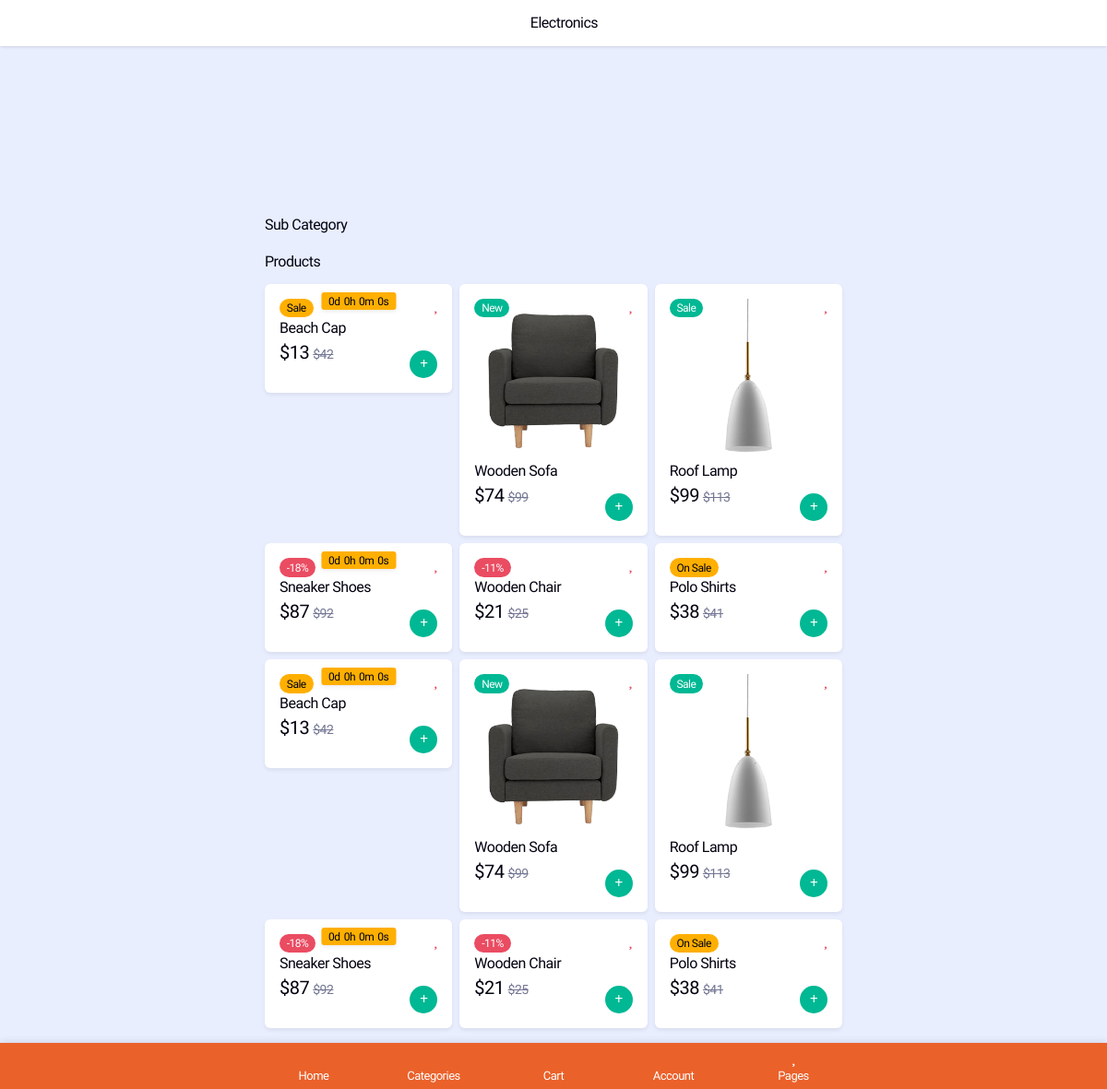
Before: /category/6/ with the older database file.
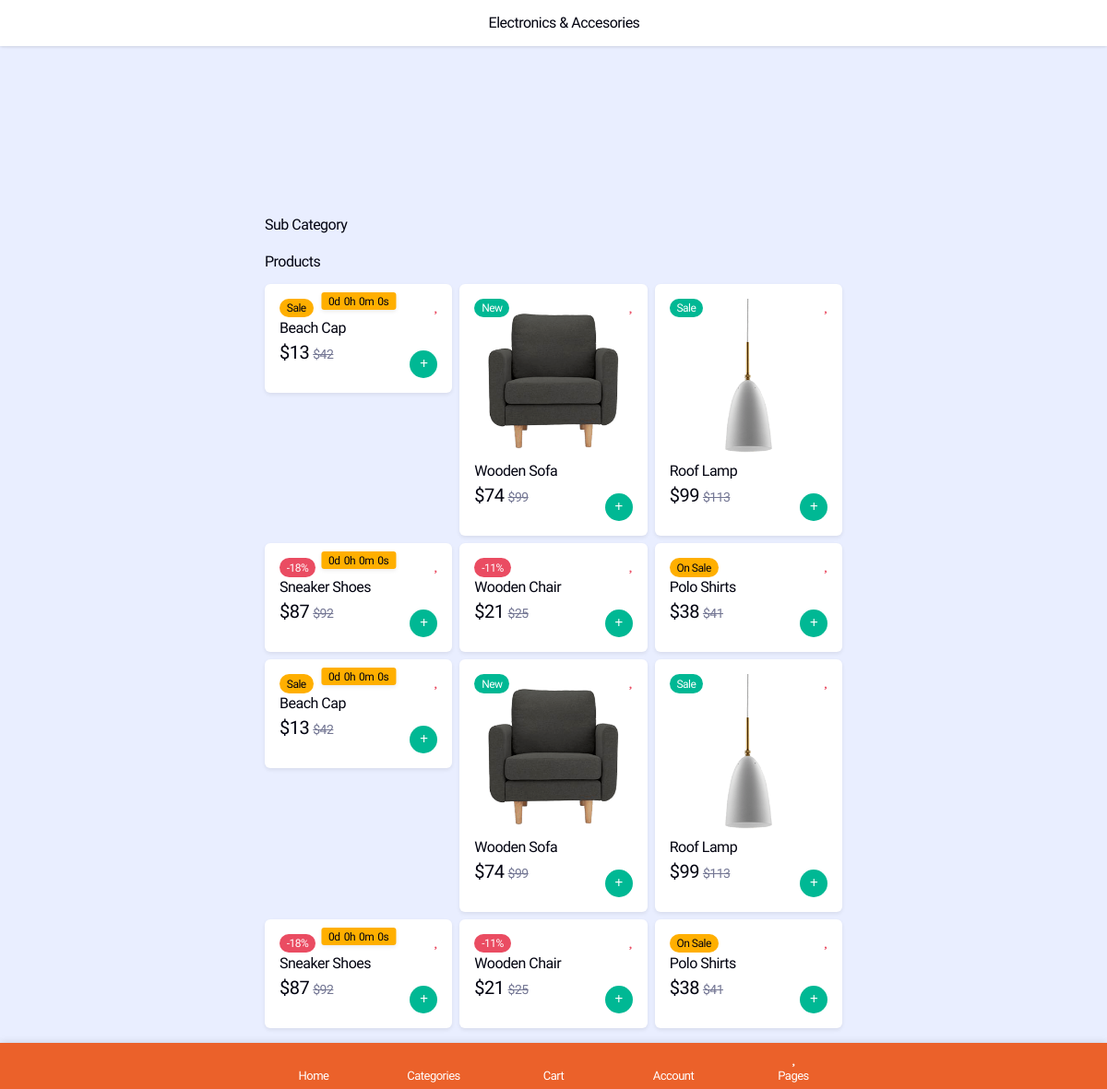
After: the same page with the newer database file.
### mainapp/models.py (models this page shows, shortened)
class Shop_Categories(models.Model):
    id = models.AutoField(
        primary_key=True, auto_created=True, verbose_name="CATEGORY ID")
    category_name = models.CharField(max_length=200)
    picture = models.ImageField(
        _("Picture"), upload_to='Category Pics', max_length=200, blank=True, null=True)
    class Meta:
        db_table = 'categories'
        verbose_name = "SHOP CATEGORY"
        verbose_name_plural = "SHOP CATEGORIES"

### mainapp/views.py (the view)
# urls.py: path('category/<str:id>/', views.category, name="category"),
def category(request, id):
    category= Shop_Categories.objects.get(id=id)
    sub_categories = Sub_Categories.objects.filter(shop_category_id=category)
    context = {
        'category':category,'sub_categories':sub_categories,
    }
    return render(request, "costomer/category.html", context)

### templates/costomer/category.html (shortened to what the changed rows need)
{% extends 'costomer/base.html' %}
{% block content %}
{% load static %}
    <div class="header-area" id="headerArea">
      <div class="container h-100 d-flex align-items-center justify-content-between rtl-flex-d-row-r">
        <div class="page-heading">
          <h6 class="mb-0 text-capitalize">{{category.category_name}}</h6>
        </div>
      </div>
    </div>
    {% endblock %}

Changed rows visible on the page:
changed Shop_Categories: category_name "Electronics" → "Electronics & Accesories"
